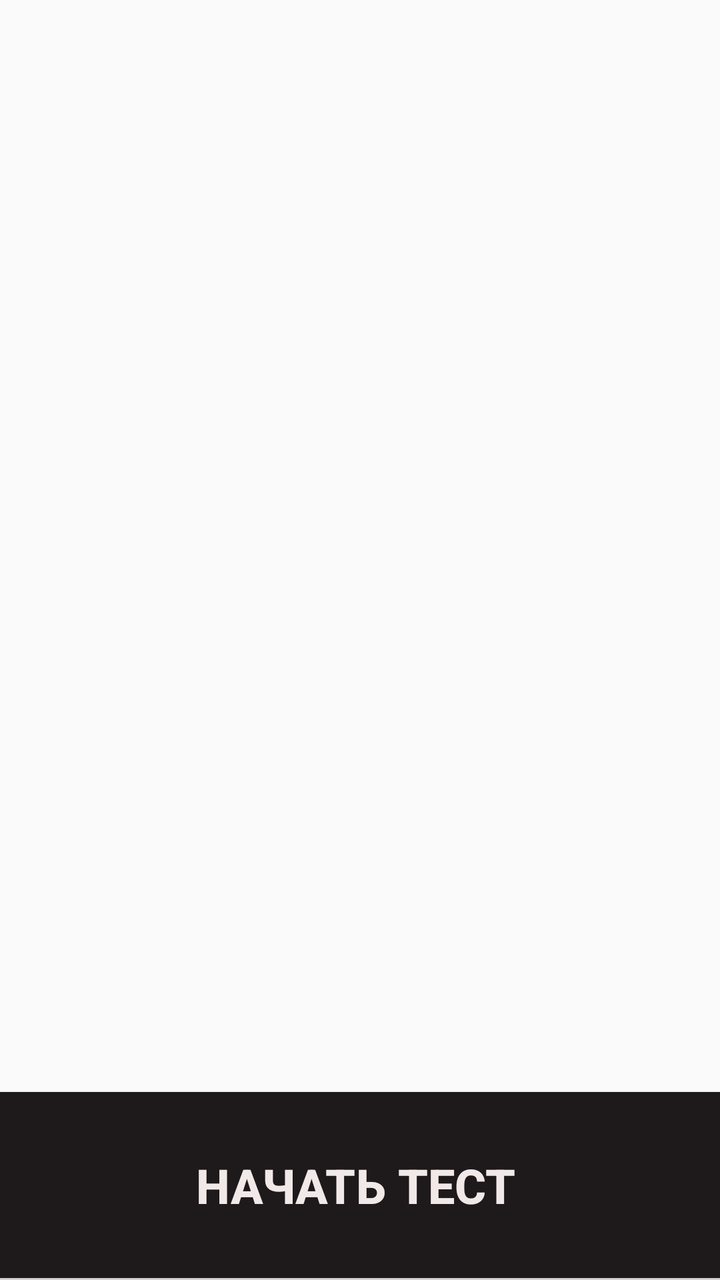
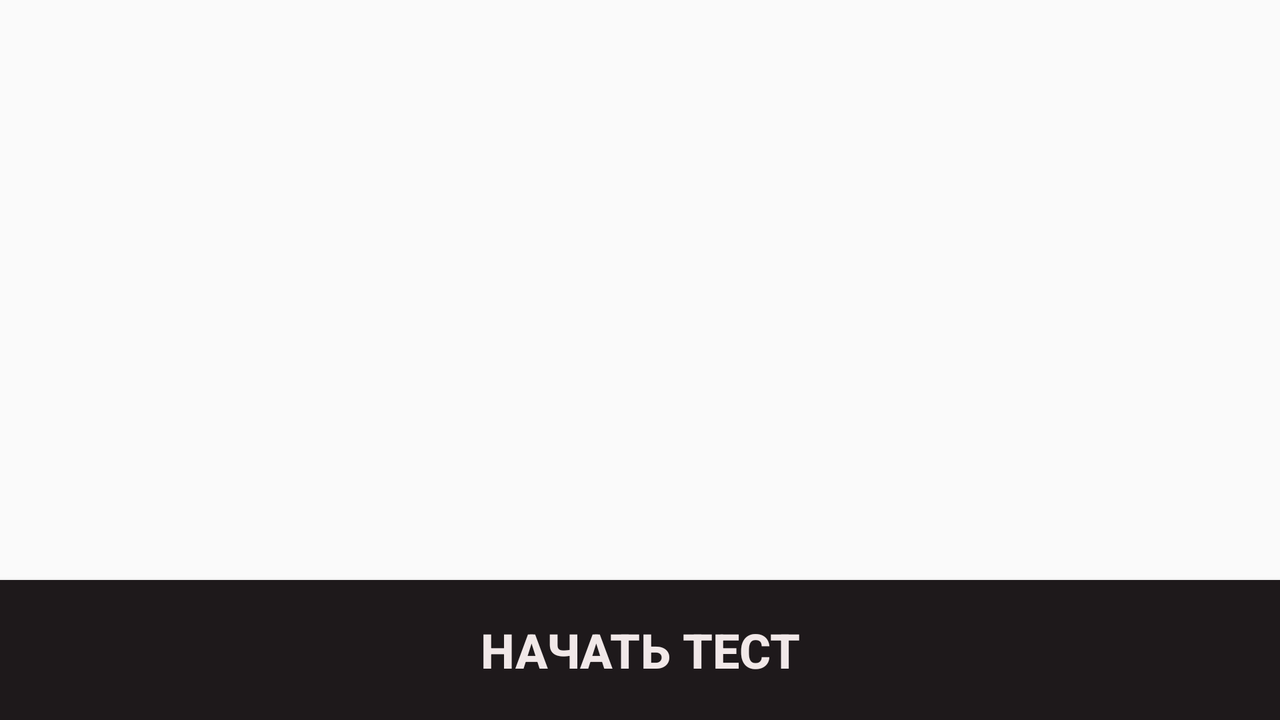

The same Android screen from two of the app's own layout files: first res/layout/ as a phone draws it, then the repository's variant for another configuration, drawn on a device whose configuration selects that folder. Both files follow.
<!-- AndroidManifest.xml: application theme Theme.MyApplication -->
<!-- res/layout/activity_first.xml -->
<?xml version="1.0" encoding="utf-8"?>
<android.support.constraint.ConstraintLayout xmlns:android="http://schemas.android.com/apk/res/android"
    xmlns:app="http://schemas.android.com/apk/res-auto"
    xmlns:tools="http://schemas.android.com/tools"
    android:layout_width="match_parent"
    android:layout_height="match_parent"
    android:background="@drawable/firstvertical"
    tools:context=".FirstActivity">


    <Button
        android:id="@+id/button"
        android:layout_width="422dp"
        android:layout_height="93dp"
        android:background="#1E191B"
        android:text="Начать тест"
        android:textColor="#F1E8E8"
        android:textSize="24sp"
        android:textStyle="bold"
        app:layout_constraintBottom_toBottomOf="parent"
        app:layout_constraintEnd_toEndOf="parent"
        app:layout_constraintHorizontal_bias="0.545"
        app:layout_constraintStart_toStartOf="parent"
        app:layout_constraintTop_toTopOf="parent"
        app:layout_constraintVertical_bias="0.998" />

</android.support.constraint.ConstraintLayout>
<!-- resources referenced by this layout -->
<resources>
  <style name="Theme.MyApplication" parent="Theme.AppCompat.DayNight.NoActionBar">
          
          <item name="colorPrimary">@color/black</item>
          <item name="colorPrimaryDark">@color/black</item>
          <item name="colorAccent">@color/black</item>
          
      </style>
</resources>
<!-- res/layout-land/activity_first.xml (the repository's variant of the layout above) -->
<!-- drawn on the phone turned sideways -->
<?xml version="1.0" encoding="utf-8"?>
<LinearLayout

    xmlns:android="http://schemas.android.com/apk/res/android"
    xmlns:app="http://schemas.android.com/apk/res-auto"
    xmlns:tools="http://schemas.android.com/tools"
    android:orientation="horizontal"
    android:layout_width="match_parent"
    android:layout_height="match_parent"
    android:background="@drawable/firstland"
    tools:context=".FirstActivity">


    <Button
        android:id="@+id/button"
        android:layout_width="match_parent"
        android:layout_height="70dp"
        android:layout_gravity="bottom"
        android:background="#1E191B"
        android:text="Начать тест"
        android:textColor="#F1E8E8"
        android:textSize="24sp"
        android:textStyle="bold" />


</LinearLayout>
